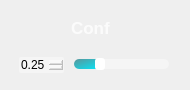
                  <widget class="QFrame" name="Conf_QF">
                   <property name="minimumSize">
                    <size>
                     <width>190</width>
                     <height>90</height>
                    </size>
                   </property>
                   <property name="maximumSize">
                    <size>
                     <width>190</width>
                     <height>90</height>
                    </size>
                   </property>
                   <property name="styleSheet">
                    <string notr="true">QFrame#Conf_QF{
border:2px solid rgba(255, 255, 255, 70);
border-radius:15px;
}</string>
                   </property>
                   <layout class="QVBoxLayout" name="verticalLayout_18">
                    <item>
                     <widget class="QPushButton" name="ToggleBotton_3">
                      <property name="sizePolicy">
                       <sizepolicy hsizetype="Expanding" vsizetype="Fixed">
                        <horstretch>0</horstretch>
                        <verstretch>0</verstretch>
                       </sizepolicy>
                      </property>
                      <property name="minimumSize">
                       <size>
                        <width>0</width>
                        <height>30</height>
                       </size>
                      </property>
                      <property name="maximumSize">
                       <size>
                        <width>16777215</width>
                        <height>30</height>
                       </size>
                      </property>
                      <property name="font">
                       <font>
                        <family>Nirmala UI</family>
                        <pointsize>13</pointsize>
                        <italic>false</italic>
                        <bold>true</bold>
                       </font>
                      </property>
                      <property name="cursor">
                       <cursorShape>ArrowCursor</cursorShape>
                      </property>
                      <property name="mouseTracking">
                       <bool>true</bool>
                      </property>
                      <property name="focusPolicy">
                       <enum>Qt::StrongFocus</enum>
                      </property>
                      <property name="contextMenuPolicy">
                       <enum>Qt::DefaultContextMenu</enum>
                      </property>
                      <property name="layoutDirection">
                       <enum>Qt::LeftToRight</enum>
                      </property>
                      <property name="autoFillBackground">
                       <bool>false</bool>
                      </property>
                      <property name="styleSheet">
                       <string notr="true">QPushButton{
background-image: url(:/all/img/conf.png);
background-repeat: no-repeat;
background-position: left center;
border: none;
border-left: 20px solid transparent;

text-align: left;
padding-left: 40px;
padding-bottom: 4px;
color: rgba(255, 255, 255, 199);
font: 700 13pt &quot;Nirmala UI&quot;;
}</string>
                      </property>
                      <property name="text">
                       <string>Conf</string>
                      </property>
                      <property name="icon">
                       <iconset theme="zoom-out">
                        <normaloff>.</normaloff>.</iconset>
                      </property>
                      <property name="autoDefault">
                       <bool>false</bool>
                      </property>
                      <property name="default">
                       <bool>false</bool>
                      </property>
                      <property name="flat">
                       <bool>false</bool>
                      </property>
                     </widget>
                    </item>
                    <item>
                     <widget class="QFrame" name="frame">
                      <property name="sizePolicy">
                       <sizepolicy hsizetype="Preferred" vsizetype="Preferred">
                        <horstretch>0</horstretch>
                        <verstretch>0</verstretch>
                       </sizepolicy>
                      </property>
                      <property name="minimumSize">
                       <size>
                        <width>0</width>
                        <height>20</height>
                       </size>
                      </property>
                      <property name="maximumSize">
                       <size>
                        <width>16777215</width>
                        <height>20</height>
                       </size>
                      </property>
                      <layout class="QHBoxLayout" name="horizontalLayout_11">
                       <property name="spacing">
                        <number>10</number>
                       </property>
                       <property name="leftMargin">
                        <number>8</number>
                       </property>
                       <property name="topMargin">
                        <number>0</number>
                       </property>
                       <property name="rightMargin">
                        <number>10</number>
                       </property>
                       <property name="bottomMargin">
                        <number>0</number>
                       </property>
                       <item>
                        <widget class="QDoubleSpinBox" name="conf_spinbox">
                         <property name="cursor">
                          <cursorShape>PointingHandCursor</cursorShape>
                         </property>
                         <property name="styleSheet">
                          <string notr="true">QDoubleSpinBox {
border: 0px solid lightgray;
border-radius: 2px;
background-color: rgba(255,255,255,90);
font: 600 9pt &quot;Segoe UI&quot;;
}
        
QDoubleSpinBox::up-button {
width: 10px;
height: 9px;
margin: 0px 3px 0px 0px;
border-image: url(:/all/img/box_up.png);
}
QDoubleSpinBox::up-button:pressed {
margin-top: 1px;
}
            
QDoubleSpinBox::down-button {
width: 10px;
height: 9px;
margin: 0px 3px 0px 0px;
border-image: url(:/all/img/box_down.png);
}
QDoubleSpinBox::down-button:pressed {
margin-bottom: 1px;
}</string>
                         </property>
                         <property name="minimum">
                          <double>0.010000000000000</double>
                         </property>
                         <property name="maximum">
                          <double>1.000000000000000</double>
                         </property>
                         <property name="singleStep">
                          <double>0.050000000000000</double>
                         </property>
                         <property name="value">
                          <double>0.250000000000000</double>
                         </property>
                        </widget>
                       </item>
                       <item>
                        <widget class="QSlider" name="conf_slider">
                         <property name="cursor">
                          <cursorShape>PointingHandCursor</cursorShape>
                         </property>
                         <property name="styleSheet">
                          <string notr="true">QSlider::groove:horizontal {
border: none;
height: 10px;
background-color: rgba(255,255,255,90);
border-radius: 5px;
}

QSlider::handle:horizontal {
width: 10px;
margin: -1px 0px -1px 0px;
border-radius: 3px;
background-color: white;
}

QSlider::sub-page:horizontal {
background-color: qlineargradient(x1:0, y1:0, x2:1, y2:1, stop:0 #59969b, stop:1 #04e7fa);
border-radius: 5px;
}</string>
                         </property>
                         <property name="minimum">
                          <number>1</number>
                         </property>
                         <property name="maximum">
                          <number>100</number>
                         </property>
                         <property name="value">
                          <number>25</number>
                         </property>
                         <property name="orientation">
                          <enum>Qt::Horizontal</enum>
                         </property>
                        </widget>
                       </item>
                      </layout>
                     </widget>
                    </item>
                   </layout>
                  </widget>
